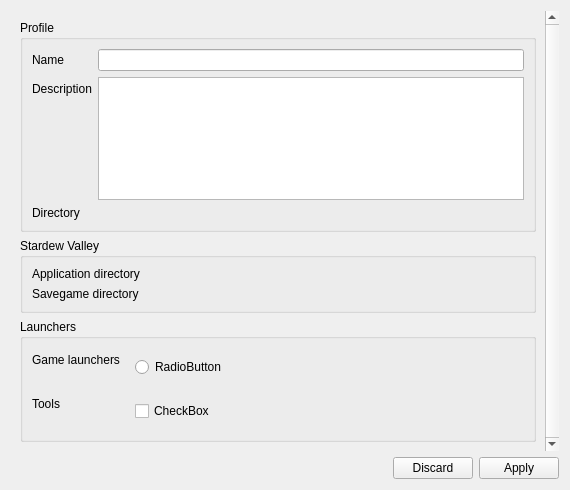
<?xml version="1.0" encoding="UTF-8"?>
<ui version="4.0">
 <class>ProfileSettings</class>
 <widget class="QWidget" name="ProfileSettings">
  <property name="geometry">
   <rect>
    <x>0</x>
    <y>0</y>
    <width>570</width>
    <height>490</height>
   </rect>
  </property>
  <property name="windowTitle">
   <string>Form</string>
  </property>
  <layout class="QVBoxLayout" name="verticalLayout_2">
   <item>
    <widget class="QScrollArea" name="scrollArea">
     <property name="frameShape">
      <enum>QFrame::NoFrame</enum>
     </property>
     <property name="verticalScrollBarPolicy">
      <enum>Qt::ScrollBarAlwaysOn</enum>
     </property>
     <property name="widgetResizable">
      <bool>true</bool>
     </property>
     <widget class="QWidget" name="scrollAreaWidgetContents">
      <property name="geometry">
       <rect>
        <x>0</x>
        <y>0</y>
        <width>538</width>
        <height>438</height>
       </rect>
      </property>
      <layout class="QVBoxLayout" name="verticalLayout">
       <item>
        <widget class="QGroupBox" name="groupBox_2">
         <property name="title">
          <string>Profile</string>
         </property>
         <layout class="QFormLayout" name="formLayout_2">
          <item row="0" column="0">
           <widget class="QLabel" name="label_3">
            <property name="text">
             <string>Name</string>
            </property>
           </widget>
          </item>
          <item row="0" column="1">
           <widget class="QLineEdit" name="profileName"/>
          </item>
          <item row="1" column="0">
           <widget class="QLabel" name="label_4">
            <property name="text">
             <string>Description</string>
            </property>
           </widget>
          </item>
          <item row="1" column="1">
           <widget class="QTextEdit" name="profileDescription"/>
          </item>
          <item row="2" column="0">
           <widget class="QLabel" name="label_5">
            <property name="text">
             <string>Directory</string>
            </property>
           </widget>
          </item>
          <item row="2" column="1">
           <widget class="FileSelectorEdit" name="profileDirectory" native="true">
            <property name="sizePolicy">
             <sizepolicy hsizetype="Expanding" vsizetype="Preferred">
              <horstretch>0</horstretch>
              <verstretch>0</verstretch>
             </sizepolicy>
            </property>
           </widget>
          </item>
         </layout>
        </widget>
       </item>
       <item>
        <widget class="QGroupBox" name="groupBox">
         <property name="title">
          <string>Stardew Valley</string>
         </property>
         <layout class="QFormLayout" name="formLayout">
          <item row="0" column="0">
           <widget class="QLabel" name="label">
            <property name="text">
             <string>Application directory</string>
            </property>
           </widget>
          </item>
          <item row="1" column="0">
           <widget class="QLabel" name="label_2">
            <property name="text">
             <string>Savegame directory</string>
            </property>
           </widget>
          </item>
          <item row="0" column="1">
           <widget class="FileSelectorEdit" name="sdvApplicationDirectory" native="true">
            <property name="sizePolicy">
             <sizepolicy hsizetype="Expanding" vsizetype="Preferred">
              <horstretch>0</horstretch>
              <verstretch>0</verstretch>
             </sizepolicy>
            </property>
           </widget>
          </item>
          <item row="1" column="1">
           <widget class="FileSelectorEdit" name="sdvSavegameDirectory" native="true">
            <property name="sizePolicy">
             <sizepolicy hsizetype="Expanding" vsizetype="Preferred">
              <horstretch>0</horstretch>
              <verstretch>0</verstretch>
             </sizepolicy>
            </property>
           </widget>
          </item>
         </layout>
        </widget>
       </item>
       <item>
        <widget class="QGroupBox" name="groupBox_3">
         <property name="title">
          <string>Launchers</string>
         </property>
         <layout class="QFormLayout" name="formLayout_3">
          <item row="0" column="0">
           <widget class="QLabel" name="label_6">
            <property name="text">
             <string>Game launchers</string>
            </property>
           </widget>
          </item>
          <item row="0" column="1">
           <widget class="QWidget" name="launchersLauncherList" native="true">
            <property name="sizePolicy">
             <sizepolicy hsizetype="Expanding" vsizetype="Preferred">
              <horstretch>0</horstretch>
              <verstretch>0</verstretch>
             </sizepolicy>
            </property>
            <layout class="QVBoxLayout" name="verticalLayout_3">
             <item>
              <widget class="QRadioButton" name="radioButton">
               <property name="text">
                <string>RadioButton</string>
               </property>
              </widget>
             </item>
            </layout>
           </widget>
          </item>
          <item row="1" column="0">
           <widget class="QLabel" name="label_7">
            <property name="text">
             <string>Tools</string>
            </property>
           </widget>
          </item>
          <item row="1" column="1">
           <widget class="QWidget" name="launchersToolList" native="true">
            <property name="sizePolicy">
             <sizepolicy hsizetype="Expanding" vsizetype="Preferred">
              <horstretch>0</horstretch>
              <verstretch>0</verstretch>
             </sizepolicy>
            </property>
            <layout class="QVBoxLayout" name="verticalLayout_4">
             <item>
              <widget class="QCheckBox" name="checkBox">
               <property name="text">
                <string>CheckBox</string>
               </property>
              </widget>
             </item>
            </layout>
           </widget>
          </item>
         </layout>
        </widget>
       </item>
       <item>
        <spacer name="verticalSpacer">
         <property name="orientation">
          <enum>Qt::Vertical</enum>
         </property>
         <property name="sizeHint" stdset="0">
          <size>
           <width>20</width>
           <height>40</height>
          </size>
         </property>
        </spacer>
       </item>
      </layout>
     </widget>
    </widget>
   </item>
   <item>
    <widget class="QDialogButtonBox" name="buttonBox">
     <property name="standardButtons">
      <set>QDialogButtonBox::Apply|QDialogButtonBox::Discard</set>
     </property>
    </widget>
   </item>
  </layout>
 </widget>
 <customwidgets>
  <customwidget>
   <class>FileSelectorEdit</class>
   <extends>QWidget</extends>
   <header>fileselectoredit.h</header>
   <container>1</container>
  </customwidget>
 </customwidgets>
 <resources/>
 <connections/>
</ui>
